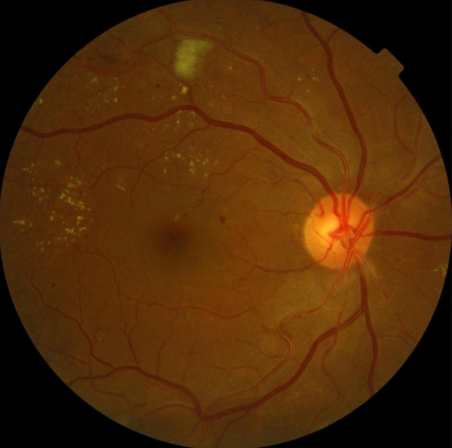
#> input picture old/4.png, 452 x 448 px, found by its file name
$ python main-old-5.py
#> lines starting #> are read from the running program, lines starting #| are printed output that depends on the picture; long printed decimals are rounded
from PIL import Image
import numpy as np
from skimage.morphology import disk, opening, closing
from skimage.color import rgb2gray  # To easily convert to grayscale for morphological ops


def preprocess_fundus_image(image_path):
    """
    Preprocesses a fundus image by loading, resizing, and normalizing.
    This function is carried over from our previous discussion.
    """
#> called with image_path = 'old/4.png'
    img = Image.open(image_path).convert("RGB")
    resized_img = img.resize((640, 640), Image.LANCZOS)
    img_array = np.array(resized_img, dtype=np.float32)
    # Normalize to [-1, 1] for CNN input later
    normalized_array = (img_array / 255.0 * 2) - 1
#| Preprocessing complete. Shape: (640, 640, 3) Min/Max: -1.0 1.0
    return normalized_array


def decompose_image_colorized_approximation(preprocessed_image_array, se_radius_small=3, se_radius_large=7,
                                            bright_threshold_factor=0.02, dark_threshold_factor=0.02):
    """
    Approximates the image decomposition into colorized dark (Idark) and bright (Ibri) regions
    to visually match the paper's figures.
    THIS IS STILL AN APPROXIMATION AND NOT THE EXACT ALGORITHM FROM THE REFERENCED PAPER [34].

    Args:
        preprocessed_image_array (np.ndarray): The preprocessed image
                                               (normalized to [-1, 1], shape HxWx3).
        se_radius_small (int): Radius for the smaller structuring element.
        se_radius_large (int): Radius for the larger structuring element.
        bright_threshold_factor (float): Factor to threshold bright features.
        dark_threshold_factor (float): Factor to threshold dark features.

    Returns:
        tuple: (Idark_color, Ibri_color) - numpy arrays representing colorized dark and bright
               enhanced regions, with background black, normalized to [-1, 1].
               Shape HxWx3.
    """
#> called with se_radius_small = 2, se_radius_large = 5, bright_threshold_factor = 0.01, dark_threshold_factor = 0.01
    # Convert back to [0, 255] uint8 for skimage morphological operations
    img_display_scale = (((preprocessed_image_array + 1) / 2) * 255).astype(np.uint8)

    # Convert to grayscale for morphological operations
    # Green channel often works well for fundus, or a general grayscale conversion.
    # Let's try the green channel first, as it's common for vessel extraction.
    gray_img = img_display_scale[:, :, 1]
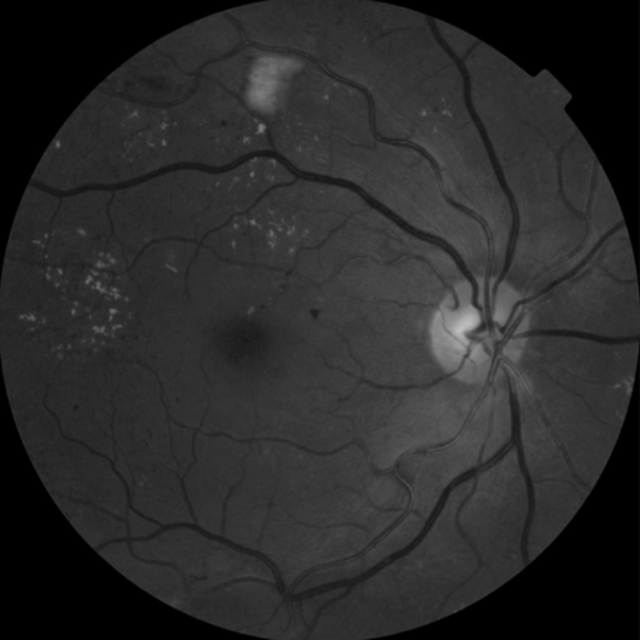
#> gray_img: shape (640, 640); min 0, max 190, mean 42
    # Alternatively, use rgb2gray for a weighted grayscale:
    # gray_img = (rgb2gray(img_display_scale) * 255).astype(np.uint8)

    # Define structuring elements
    se_small = disk(se_radius_small)
    se_large = disk(se_radius_large)  # Not used in this simplified colorized version, but kept for context.

    # --- Process for Ibri (Bright Regions) ---
    # Highlight bright regions using white top-hat transform (image - opening)
    # Opening removes bright features smaller than SE. Subtracting them recovers them.
    bright_features_raw = np.maximum(0, gray_img - opening(gray_img, se_small))
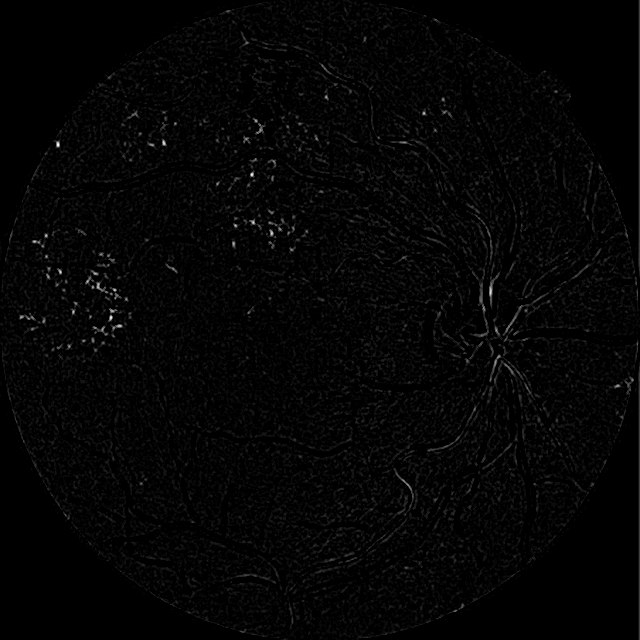
#> bright_features_raw: shape (640, 640); min 0, max 37, mean 0.7; drawn with min black and max white

    # Normalize bright features to [0, 1] for easier thresholding
    bright_features_norm = bright_features_raw.astype(np.float32)
    if bright_features_norm.max() > 0:
        bright_features_norm /= bright_features_norm.max()

    # Create a mask for significant bright features
    bright_mask = bright_features_norm > bright_threshold_factor
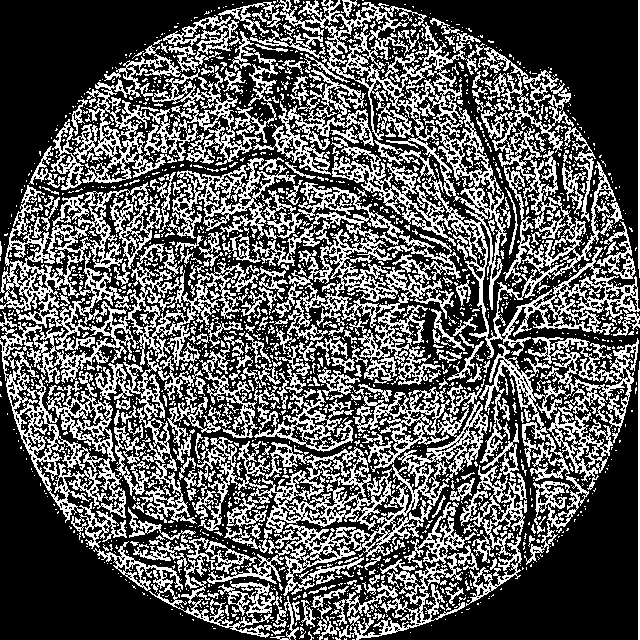
#> bright_mask: shape (640, 640) bool; 35.7% white in thin lines or dots

    # Now, to colorize Ibri like in the paper's (b) figure:
    # We want to keep the original color of the bright features and make the rest black.
    Ibri_color = np.zeros_like(img_display_scale, dtype=np.float32)  # Initialize with black
    # Apply the bright mask to the original preprocessed image (scaled to 0-1 for easier multiplication)
    original_img_0_1 = (preprocessed_image_array + 1) / 2  # Scale back to [0, 1]

    # We'll apply the mask to each channel of the original image
    # For a yellowish/greenish tint, we can emphasize Red and Green channels
    # The paper's image (b) seems to emphasize them directly from original color.
    for c in range(3):  # Iterate over R, G, B channels
        Ibri_color[:, :, c] = original_img_0_1[:, :, c] * bright_mask
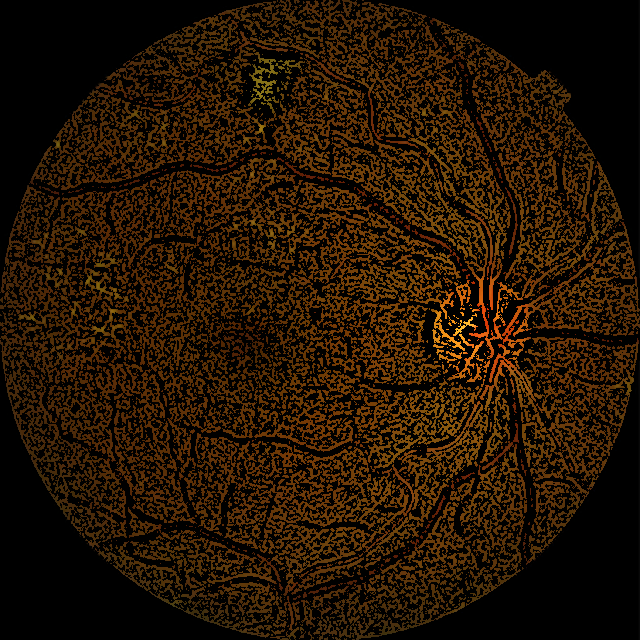
#> Ibri_color: shape (640, 640, 3) float32; mean R, G, B 0.139, 0.0769, 0.0144

    # Normalize Ibri_color to [-1, 1]
    Ibri_color = (Ibri_color * 2) - 1

    # --- Process for Idark (Dark Regions - Vessels/Red Lesions) ---
    # Highlight dark regions using black top-hat transform (closing - image)
    # Closing fills in dark features smaller than SE. Subtracting original from it recovers them.
    dark_features_raw = np.maximum(0, closing(gray_img, se_small) - gray_img)
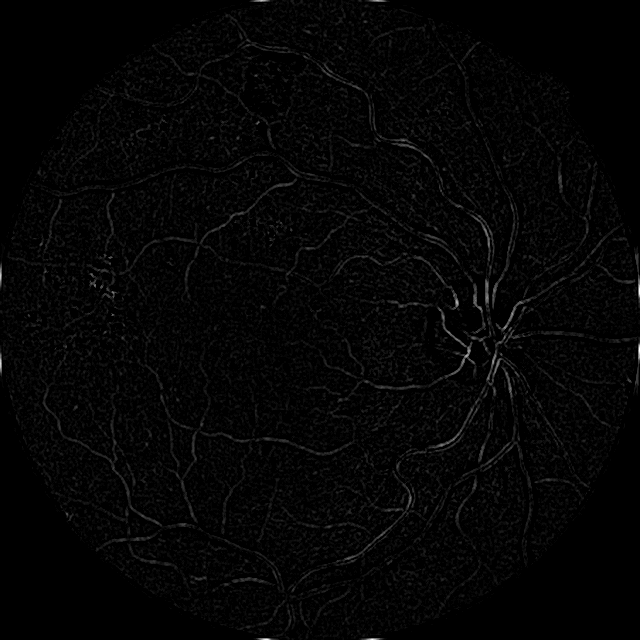
#> dark_features_raw: shape (640, 640); min 0, max 39, mean 0.8; drawn with min black and max white

    # Normalize dark features to [0, 1]
    dark_features_norm = dark_features_raw.astype(np.float32)
    if dark_features_norm.max() > 0:
        dark_features_norm /= dark_features_norm.max()

    # Create a mask for significant dark features
    dark_mask = dark_features_norm > dark_threshold_factor
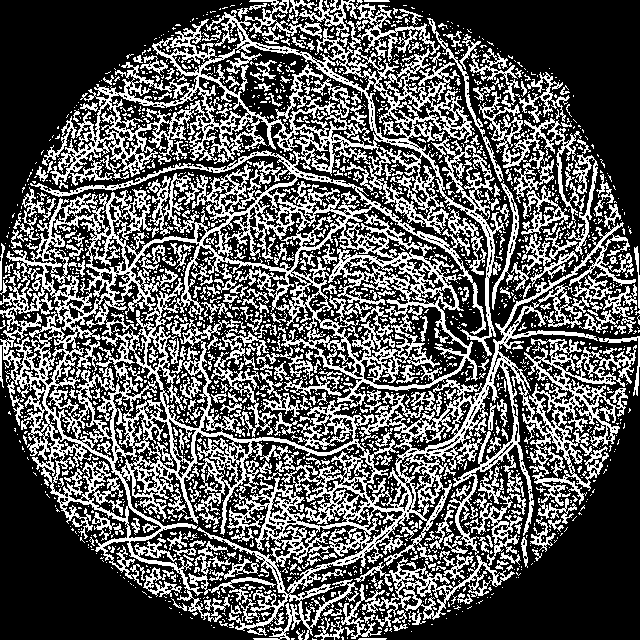
#> dark_mask: shape (640, 640) bool; 35.7% white in thin lines or dots

    # Now, to colorize Idark like in the paper's (c) figure:
    # Vessels appear green. Other dark lesions might have some red.
    Idark_color = np.zeros_like(img_display_scale, dtype=np.float32)  # Initialize with black

    # We'll apply the dark mask. For green vessels, put features primarily in the green channel.
    # The paper's image (c) also has some red and faint blue for the background or other features.
    # Let's try to emphasize green for vessels, and allow some original color for other dark areas.

    # Simple approach for green vessels:
    # Use the dark_mask to extract features. For visualization, map these to the green channel.
    # (Preprocessed image is -1 to 1. Mask is boolean. Convert original image to 0-1 for clarity)
    original_img_0_1 = (preprocessed_image_array + 1) / 2

    # Option 1: Strictly green vessels on black background (like the clearest parts of 5.jpg (c))
    Idark_color[:, :, 1] = original_img_0_1[:, :, 1] * dark_mask  # Apply mask to green channel
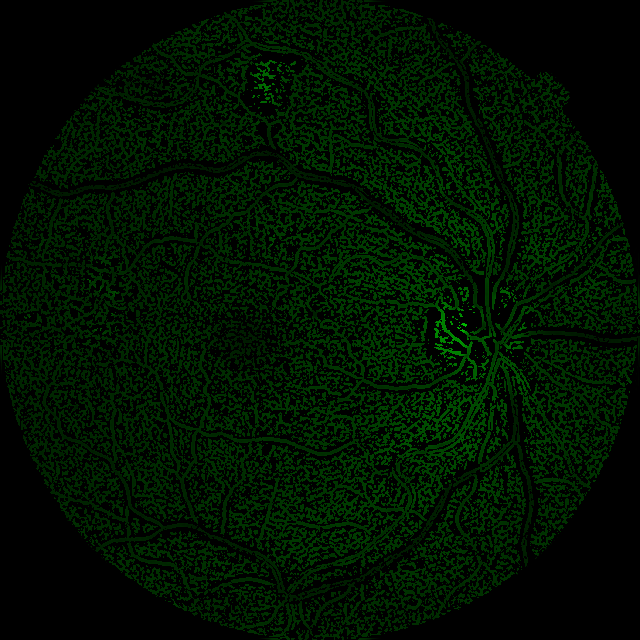
#> Idark_color: shape (640, 640, 3) float32; mean R, G, B 0, 0.0708, 0
    # Optionally, add some residual red/blue from other channels for more realism, if the mask isn't too strict
    # Idark_color[:, :, 0] = original_img_0_1[:, :, 0] * (dark_mask * 0.5) # Faint red
    # Idark_color[:, :, 2] = original_img_0_1[:, :, 2] * (dark_mask * 0.5) # Faint blue

    # Option 2: More nuanced, trying to retain some original dark lesion color but emphasize green vessels
    # This is harder to get exact without knowing their precise color mapping logic.
    # Let's stick with making the strong features green and other channels very dim.

    # Normalize Idark_color to [-1, 1]
    Idark_color = (Idark_color * 2) - 1

    return Idark_color, Ibri_color


# --- Example Usage ---
image_path = "old/4.png"  # Make sure this file is accessible

# 1. Preprocessing stage
preprocessed_image_array = preprocess_fundus_image(image_path)
print("Preprocessing complete. Shape:", preprocessed_image_array.shape,
      "Min/Max:", preprocessed_image_array.min(), preprocessed_image_array.max())

# 2. Image Decomposition stage with colorization approximation
idark_colorized_image, ibri_colorized_image = decompose_image_colorized_approximation(
    preprocessed_image_array,
    se_radius_small=2,  # Adjusted for potentially finer details
    se_radius_large=5,
    bright_threshold_factor=0.01,  # Lower threshold to capture more details
    dark_threshold_factor=0.01  # Lower threshold
)

print("\nColorized Image Decomposition complete.")
print("Idark (color) shape:", idark_colorized_image.shape, "Min/Max:", idark_colorized_image.min(),
      idark_colorized_image.max())
#| Idark (color) shape: (640, 640, 3) Min/Max: -1.0 0.4745
print("Ibri (color) shape:", ibri_colorized_image.shape, "Min/Max:", ibri_colorized_image.min(),
      ibri_colorized_image.max())
#| Ibri (color) shape: (640, 640, 3) Min/Max: -1.0 1.0

# --- Visualization (Optional - for checking the output) ---
# Convert back to displayable 0-255 uint8 for saving/showing.
# These are the images you'd compare to 5.jpg (b) and (c)

# For Idark visualization:
idark_display = (((idark_colorized_image + 1) / 2) * 255).astype(np.uint8)
idark_pil_image = Image.fromarray(idark_display)
idark_pil_image.save("Idark_colorized_approximation.jpg")
print("\nSaved Idark_colorized_approximation.jpg")
# idark_pil_image.show() # Uncomment to display the image

# For Ibri visualization:
ibri_display = (((ibri_colorized_image + 1) / 2) * 255).astype(np.uint8)
ibri_pil_image = Image.fromarray(ibri_display)
ibri_pil_image.save("Ibri_colorized_approximation.jpg")
print("Saved Ibri_colorized_approximation.jpg")
ibri_pil_image.show() # Uncomment to display the image

$ run again, with 5.jpg saved as old/4.png
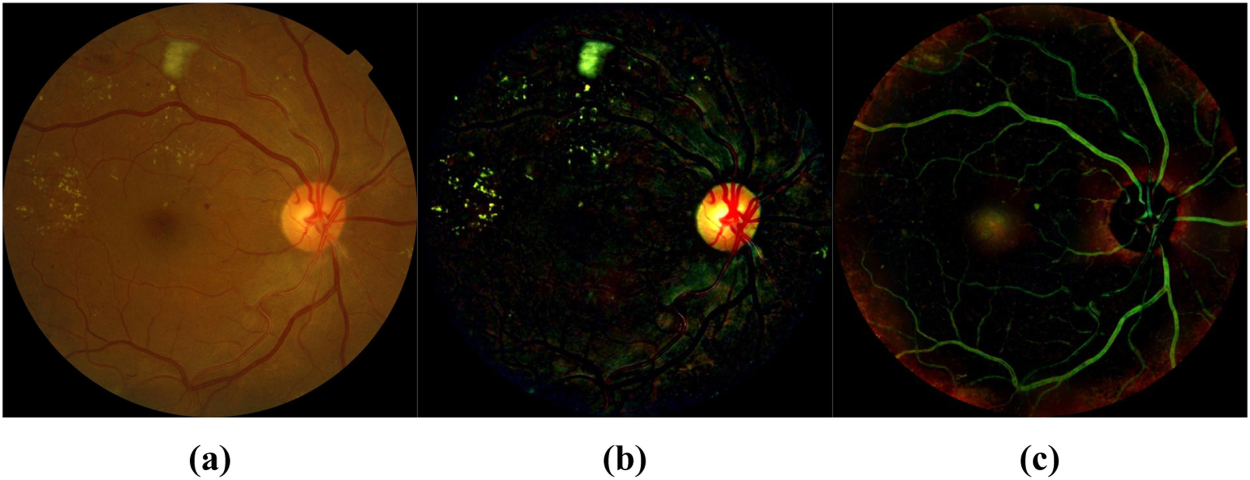
#> input picture 5.jpg, 2500 x 959 px, found by its file name (shown at 1/2 size)
#> in preprocess_fundus_image, img is the input picture: PIL image 2500x959 RGB; mean R, G, B 63.7, 51.9, 39.2
#| Preprocessing complete. Shape: (640, 640, 3) Min/Max: -1.0 1.0
#> in decompose_image_colorized_approximation, `bright_mask = bright_features_norm > bright_threshold_factor`:
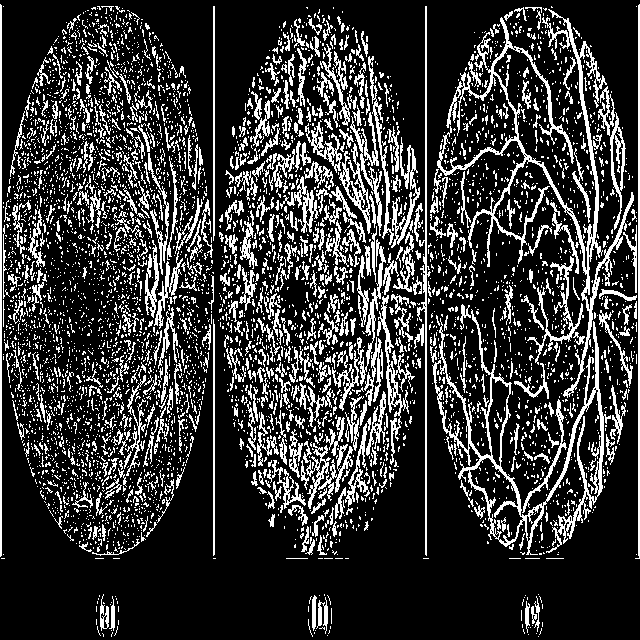
#> bright_mask: shape (640, 640) bool; 21% white in thin lines or dots
#> dark_mask: shape (640, 640) bool; 17.2% white in thin lines or dots
#> in decompose_image_colorized_approximation, `Idark_color[:, :, 1] = original_img_0_1[:, :, 1] * dark_mask`:
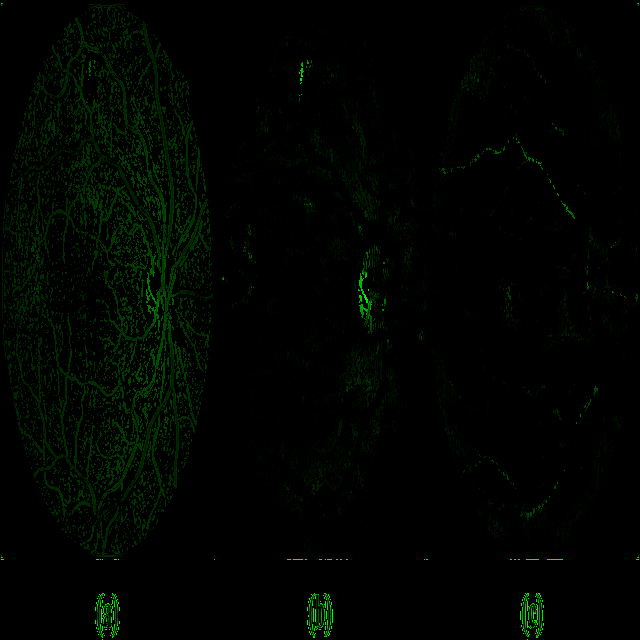
#> Idark_color: shape (640, 640, 3) float32; mean R, G, B 0, 0.0178, 0
#| Idark (color) shape: (640, 640, 3) Min/Max: -1.0 0.9765
#| Ibri (color) shape: (640, 640, 3) Min/Max: -1.0 1.0

$ run again, with old/6.png copied over old/4.png
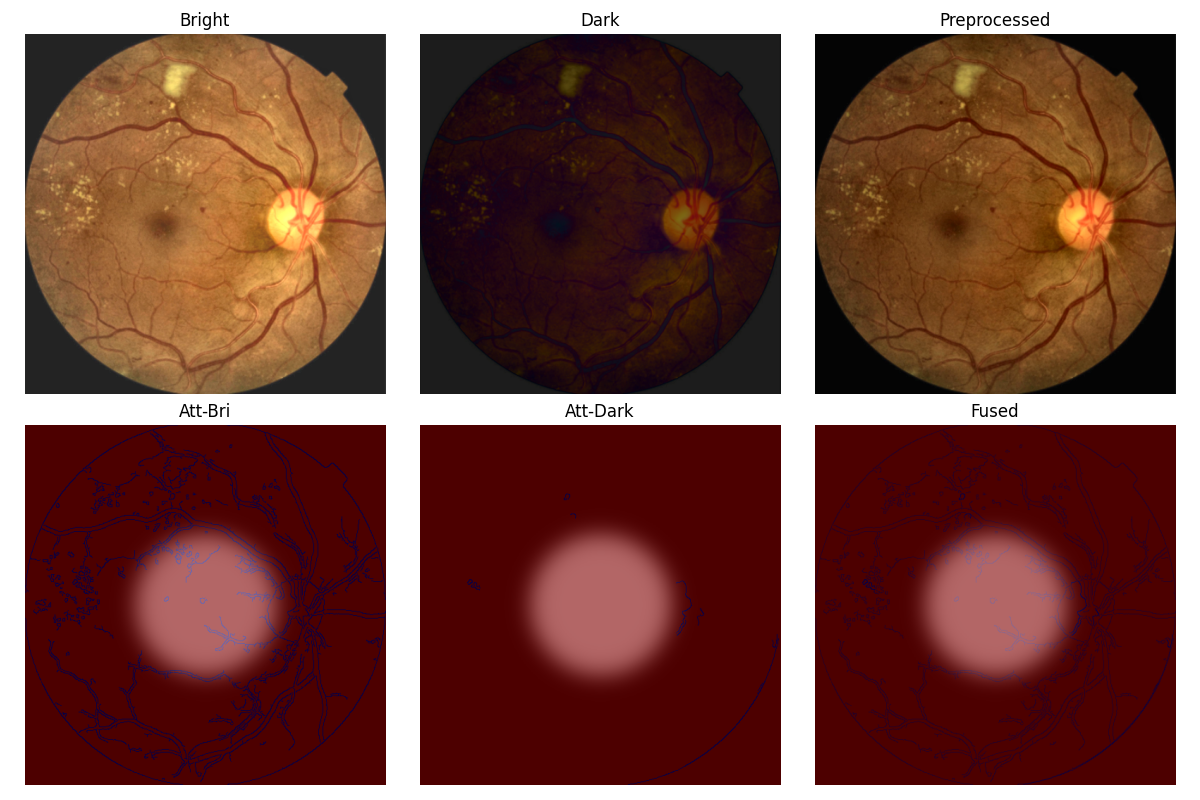
#> input picture old/6.png, 1200 x 800 px, found by its file name
#| Preprocessing complete. Shape: (640, 640, 3) Min/Max: -1.0 1.0
#> in decompose_image_colorized_approximation, `bright_mask = bright_features_norm > bright_threshold_factor`:
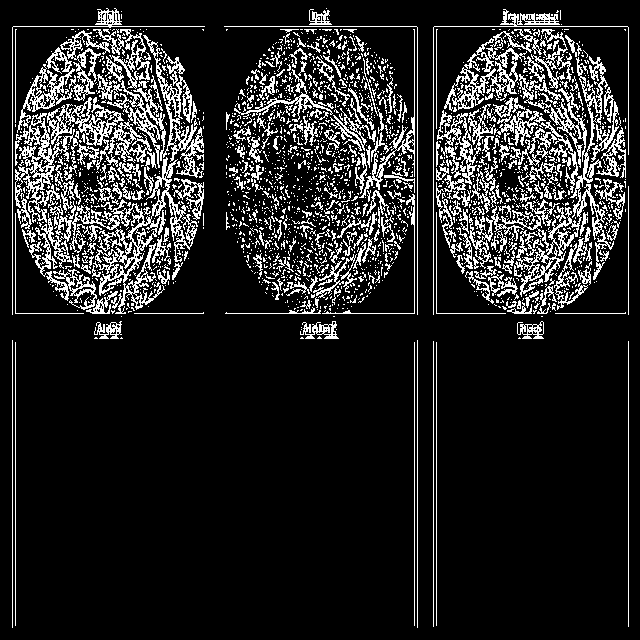
#> bright_mask: shape (640, 640) bool; 14.4% white in thin lines or dots
#> dark_mask: shape (640, 640) bool; 15.6% white in thin lines or dots
#> in decompose_image_colorized_approximation, `Idark_color[:, :, 1] = original_img_0_1[:, :, 1] * dark_mask`:
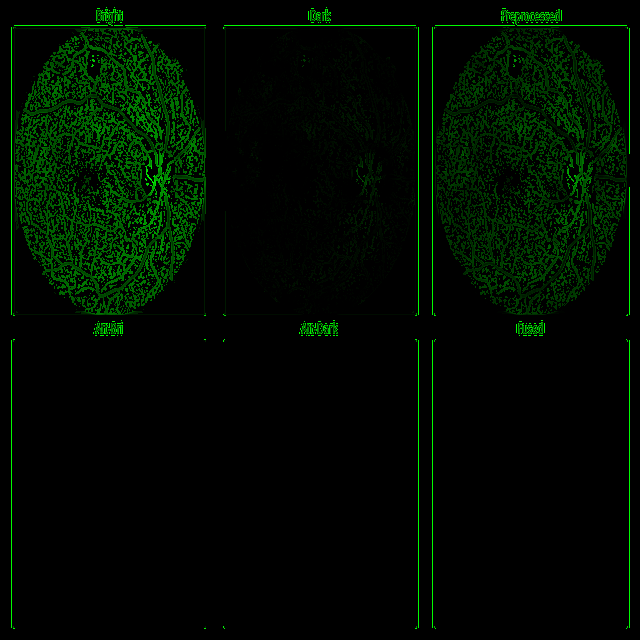
#> Idark_color: shape (640, 640, 3) float32; mean R, G, B 0, 0.0442, 0
#| Idark (color) shape: (640, 640, 3) Min/Max: -1.0 0.9765
#| Ibri (color) shape: (640, 640, 3) Min/Max: -1.0 1.0
